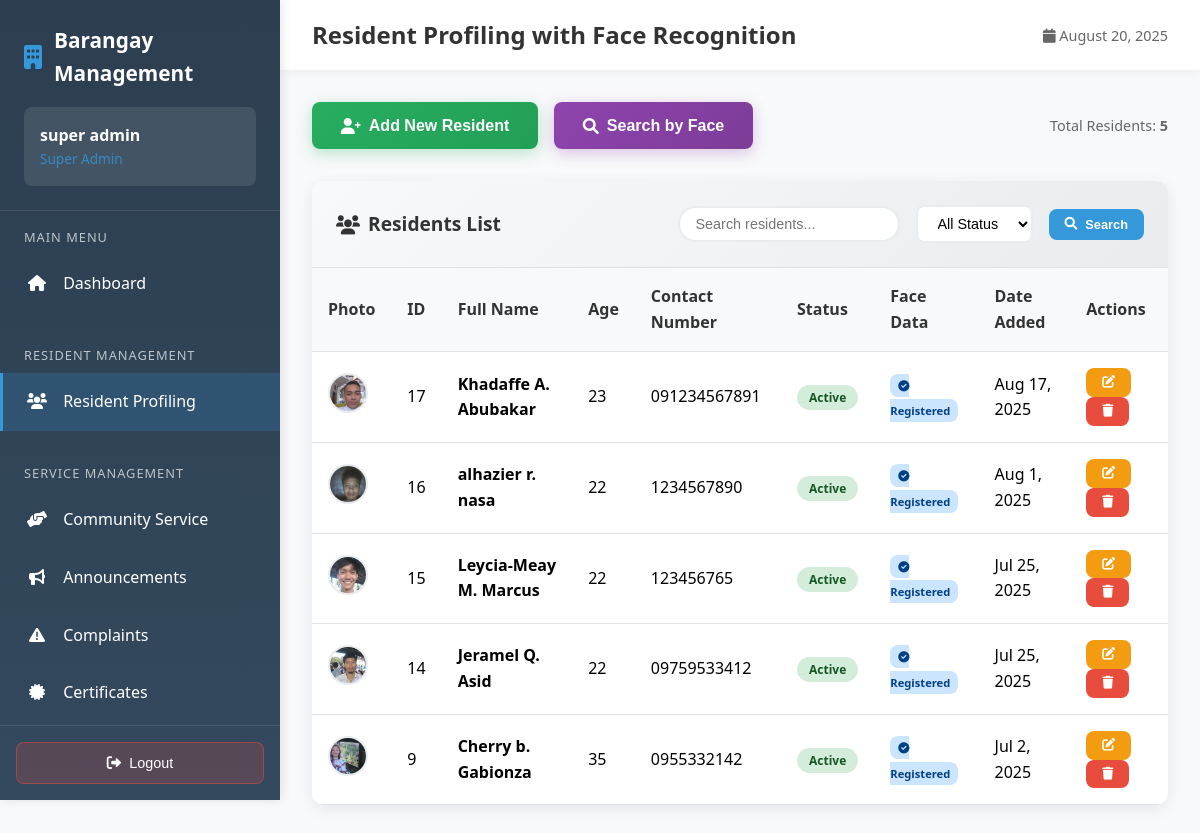
Page /employee/admin/resident-profiling.php (signed in) on the committed database.
### tables this page shows
CREATE TABLE `residents` (
  `id` int(11) NOT NULL,
  `first_name` varchar(100) NOT NULL,
  `middle_initial` varchar(1) DEFAULT NULL,
  `last_name` varchar(100) NOT NULL,
  `full_name` varchar(255) DEFAULT NULL,
  `status` enum('active','inactive','pending') DEFAULT 'active',
  `age` int(11) NOT NULL,
  `contact_number` varchar(20) NOT NULL,
  `email` varchar(100) DEFAULT NULL,
  `created_at` timestamp NOT NULL DEFAULT current_timestamp(),
  `updated_at` timestamp NOT NULL DEFAULT current_timestamp() ON UPDATE current_timestamp(),
  `photo_path` varchar(255) DEFAULT NULL,
  `face_descriptor` text DEFAULT NULL,
  `face_embedding` text DEFAULT NULL,
  `face_photo` longtext DEFAULT NULL,
  `liveness_verified` tinyint(1) DEFAULT 0,
  `total_volunteer_hours` decimal(6,1) DEFAULT 0.0,
  `total_volunteer_events` int(11) DEFAULT 0,
  `last_volunteer_date` date DEFAULT NULL,
  `volunteer_status` enum('inactive','active','outstanding') DEFAULT 'inactive'
);

### employee/admin/resident-profiling.php (the view, shortened to what this page needs)
<?php
require_once '../../config.php';
$search = isset($_GET['search']) ? mysqli_real_escape_string($connection, $_GET['search']) : '';
$page = isset($_GET['page']) ? intval($_GET['page']) : 1;
$records_per_page = 10;
$offset = ($page - 1) * $records_per_page;
$where_conditions = [];
$where_clause = !empty($where_conditions) ? 'WHERE ' . implode(' AND ', $where_conditions) : '';
$count_query = "SELECT COUNT(*) as total FROM residents $where_clause";
$count_result = mysqli_query($connection, $count_query);
$total_records = mysqli_fetch_assoc($count_result)['total'];
$residents_query = "SELECT * FROM residents $where_clause ORDER BY created_at DESC LIMIT $records_per_page OFFSET $offset";
$residents_result = mysqli_query($connection, $residents_query);
?>
<!DOCTYPE html>
<html lang="en">
<head>
    <link href="https://cdnjs.cloudflare.com/ajax/libs/font-awesome/6.0.0/css/all.min.css" rel="stylesheet">
</head>
<body>
    <nav class="sidebar" id="sidebar">
        <div class="sidebar-header">
            <div class="sidebar-brand">
                <i class="fas fa-building"></i>
                Barangay Management
            </div>
            <div class="user-info">
                <div class="user-name"><?php echo $_SESSION['full_name']; ?></div>
                <div class="user-role">Super Admin</div>
            </div>
        </div>
        <div class="sidebar-nav">
            <div class="nav-section">
                <div class="nav-section-title">Main Menu</div>
                <a href="dashboard.php" class="nav-item">
                    <i class="fas fa-home"></i>
                    Dashboard
                </a>
            </div>
            <div class="nav-section">
                <div class="nav-section-title">Resident Management</div>
                <a href="resident-profiling.php" class="nav-item active">
                    <i class="fas fa-users"></i>
                    Resident Profiling
                </a>
            </div>
            <div class="nav-section">
                <div class="nav-section-title">Service Management</div>
                <a href="community_service.php" class="nav-item">
                    <i class="fas fa-hands-helping"></i>
                    Community Service
                </a>
                <a href="announcements.php" class="nav-item">
                    <i class="fas fa-bullhorn"></i>
                    Announcements
                </a>
                <a href="complaints.php" class="nav-item">
                    <i class="fas fa-exclamation-triangle"></i>
                    Complaints
                </a>
                <a href="certificates.php" class="nav-item">
                    <i class="fas fa-certificate"></i>
                    Certificates
                </a>
            </div>
        </div>
        <div class="logout-section">
            <form action="../logout.php" method="POST" id="logoutForm" style="width: 100%;">
                <button type="button" class="logout-btn" onclick="handleLogout()">
                    <i class="fas fa-sign-out-alt"></i>
                    Logout
                </button>
            </form>
        </div>
    </nav>
    <div class="main-content">
        <div class="top-bar">
            <h1 class="page-title">Resident Profiling with Face Recognition</h1>
            <div style="display: flex; align-items: center; gap: 1rem;">
                <span style="color: #666; font-size: 0.9rem;">
                    <i class="fas fa-calendar"></i> <?php echo date('F j, Y'); ?>
                </span>
            </div>
        </div>
        <div class="content-area">
            <div class="action-buttons">
                <div style="display: flex; gap: 1rem; flex-wrap: wrap;">
                    <button class="btn btn-add-resident" onclick="showModal('createModal')">
                        <i class="fas fa-user-plus"></i> Add New Resident
                    </button>
                    <button class="btn btn-face-search" onclick="showModal('searchModal')">
                        <i class="fas fa-search"></i> Search by Face
                    </button>
                </div>
                <div style="color: #666; font-size: 0.9rem;">
                    Total Residents: <strong><?php echo $total_records; ?></strong>
                </div>
            </div>
            <div class="table-card">
                <div class="table-header">
                    <div class="table-title">
                        <i class="fas fa-users"></i>
                        Residents List
                    </div>
                    <div class="search-filters">
                        <form method="GET" style="display: flex; gap: 1rem; align-items: center;">
                            <input type="text" name="search" placeholder="Search residents..."
                                   class="search-input" value="<?php echo htmlspecialchars($search); ?>">
                            <select name="status" class="filter-select">
                                <option value="">All Status</option>
                            </select>
                            <button type="submit" class="btn btn-primary btn-sm">
                                <i class="fas fa-search"></i> Search
                            </button>
                        </form>
                    </div>
                </div>
                <div class="table-responsive">
                    <table class="table">
                        <thead>
                            <tr>
                                <th>Photo</th>
                                <th>ID</th>
                                <th>Full Name</th>
                                <th>Age</th>
                                <th>Contact Number</th>
                                <th>Status</th>
                                <th>Face Data</th>
                                <th>Date Added</th>
                                <th>Actions</th>
                            </tr>
                        </thead>
                        <tbody>
                            <?php if (mysqli_num_rows($residents_result) > 0): ?>
                                <?php while ($resident = mysqli_fetch_assoc($residents_result)): ?>
                                    <tr>
                                        <td>
                                            <?php if ($resident['photo_path']): ?>
                                                <img src="../../<?php echo htmlspecialchars($resident['photo_path']); ?>"
                                                     alt="<?php echo htmlspecialchars($resident['full_name']); ?>"
                                                     class="resident-photo">
                                            <?php else: ?>
                                                <div class="no-photo">
                                                    <i class="fas fa-user"></i>
                                                </div>
                                            <?php endif; ?>
                                        </td>
                                        <td><?php echo $resident['id']; ?></td>
                                        <td>
                                            <strong><?php echo htmlspecialchars($resident['full_name']); ?></strong>
                                        </td>
                                        <td><?php echo $resident['age']; ?></td>
                                        <td><?php echo htmlspecialchars($resident['contact_number']); ?></td>
                                        <td>
                                            <span class="status-badge status-<?php echo $resident['status']; ?>">
                                                <?php echo ucfirst($resident['status']); ?>
                                            </span>
                                        </td>
                                        <td>
                                            <?php if ($resident['face_descriptor']): ?>
                                                <span class="face-badge face-registered">
                                                    <i class="fas fa-check-circle"></i> Registered
                                                </span>
                                            <?php else: ?>
                                                <span class="face-badge">
                                                    <i class="fas fa-times-circle"></i> Not Set
                                                </span>
                                            <?php endif; ?>
                                        </td>
                                        <td><?php echo date('M j, Y', strtotime($resident['created_at'])); ?></td>
                                        <td>
                                            <button class="btn btn-warning btn-sm" onclick="editResident(<?php echo htmlspecialchars(json_encode($resident)); ?>)">
                                                <i class="fas fa-edit"></i>
                                            </button>
                                            <button class="btn btn-danger btn-sm" onclick="deleteResident(<?php echo $resident['id']; ?>, '<?php echo htmlspecialchars($resident['full_name']); ?>')">
                                                <i class="fas fa-trash"></i>
                                            </button>
                                        </td>
                                    </tr>
                                <?php endwhile; ?>
                            <?php endif; ?>
                        </tbody>
                    </table>
                </div>
            </div>
        </div>
    </div>
</body>
</html>

### rows in the picture
residents: photo_path (picture), id "17", full_name "Khadaffe A. Abubakar", age "23", contact_number "091234567891", status "Active", shows "Registered", created_at "Aug 17, 2025"
residents: photo_path (picture), id "16", full_name "alhazier r. nasa", age "22", contact_number "1234567890", status "Active", shows "Registered", created_at "Aug 1, 2025"
residents: photo_path (picture), id "15", full_name "Leycia-Meay M. Marcus", age "22", contact_number "123456765", status "Active", shows "Registered", created_at "Jul 25, 2025"
residents: photo_path (picture), id "14", full_name "Jeramel Q. Asid", age "22", contact_number "09759533412", status "Active", shows "Registered", created_at "Jul 25, 2025"
residents: photo_path (picture), id "9", full_name "Cherry b. Gabionza", age "35", contact_number "0955332142", status "Active", shows "Registered", created_at "Jul 2, 2025"

### other values in the picture
$_SESSION['full_name'] "super admin"
$total_records "5"
